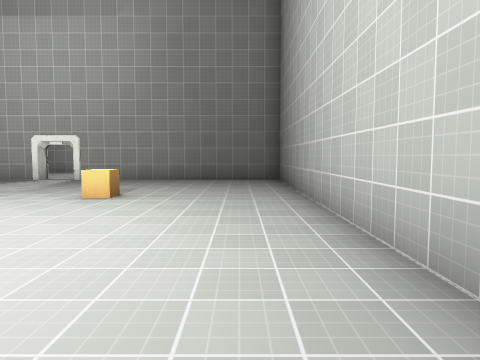
View 1 (above)

12 first-person views from a walk through a level from a Godot 3-D game. The camera is 1.5 m above the floor, tilts 4° down and sees 70° across. The floor is counted in squares, 2 m on a side. Each view is taken from the middle of a square. On the plan, view 1 faces up. The plan holds only what a view shows up to about 11 squares ahead; the rest is blank. Surface patterns are stand-ins for the level's own textures.

View 2
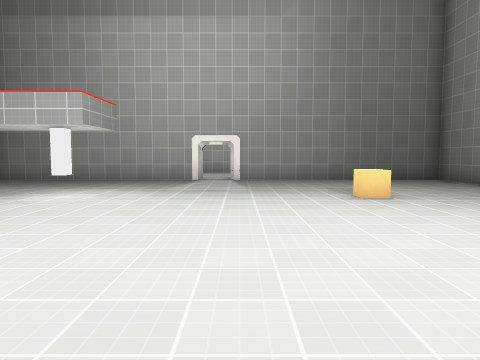

View 3
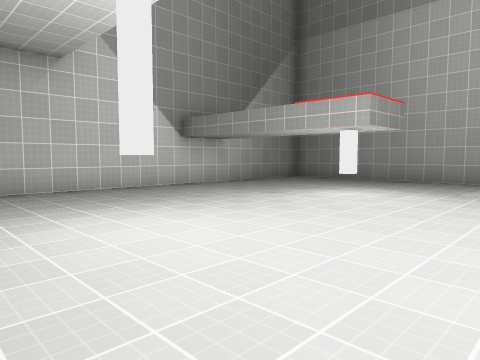

View 4
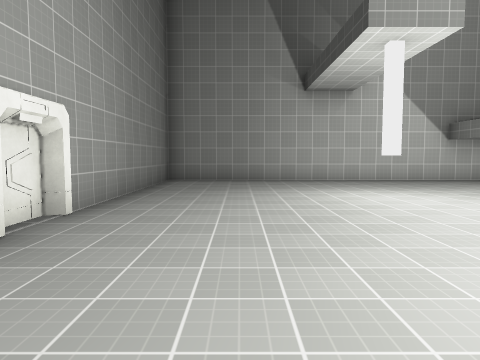

View 5
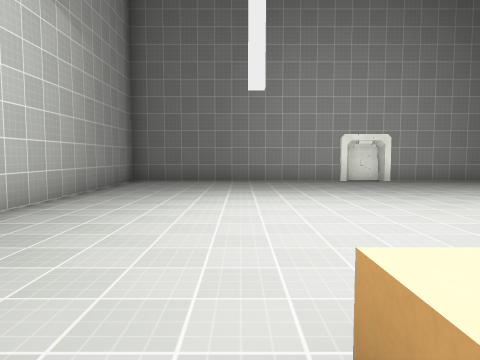

View 6
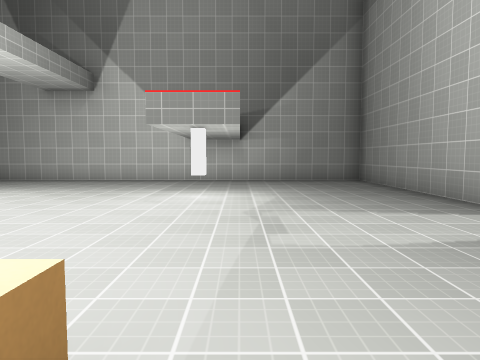

View 7
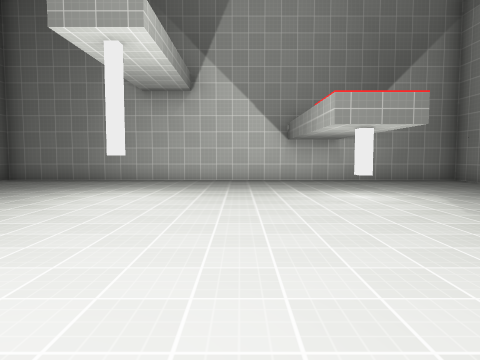

View 8
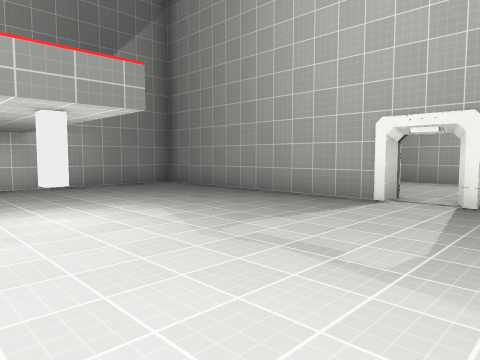

View 9
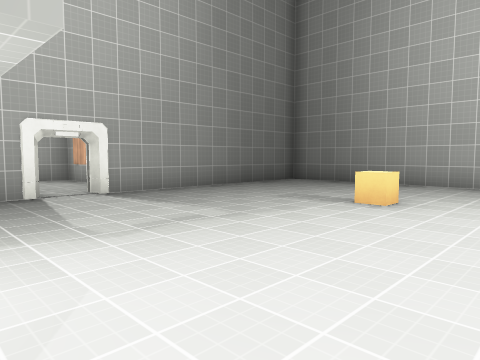

View 10
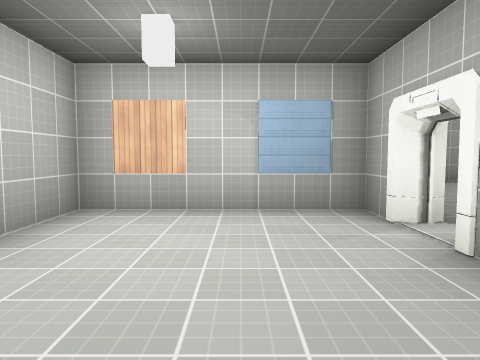

View 11
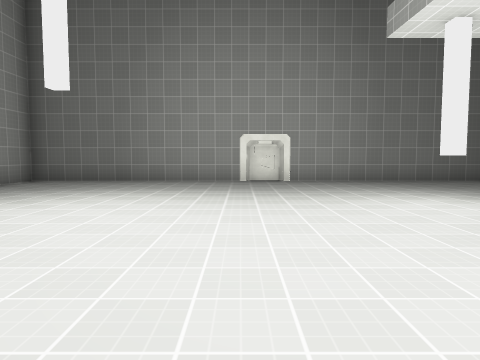

View 12
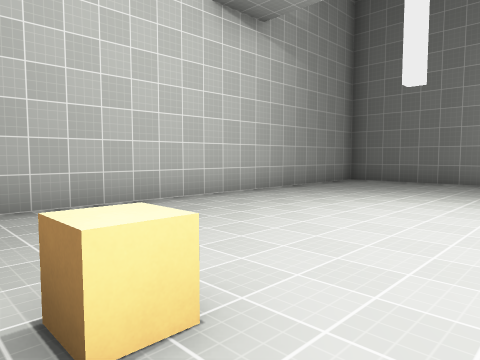

### Floor plan
Points are (right, up) in squares from view 1. A wall is a line through its corners. A room is listed if a view was taken in it or the views show most of it. See-through windows are left out.
Room 1 (views 1, 2, 3, 4, 5, 6, 7, 8, 9, 11, 12)
walls: (-6.3, 10.8) (-12.8, 10.8) (-12.8, -3.3) (-6.2, -3.3); (-5.2, -3.3) (1.3, -3.3) (1.3, 10.8) (-5.3, 10.8); (-6.2, -3.4) (-5.2, -3.4)
ways out: opening at (-6, 11) to room 2
objects: other object (-8, 6); box (-3, 6)
Room 2 (view 10)
walls: (-5.3, 11.3) (-4.2, 11.3) (-4.2, 15.3) (-7.8, 15.3)
ways out: opening at (-6, 11) to room 1

Positions as (right, up) in squares from view 1, and headings:
1: (0, 0), facing up
2: (-5, 0), facing up
3: (-5, 0), facing up-left
4: (-2, -1), facing left
5: (-2, 7), facing down
6: (-2, 7), facing left
7: (-2, 4), facing left
8: (-4, 5), facing up-left
9: (-8, 4), facing up-right
10: (-9, 13), facing right
11: (-5, 7), facing down
12: (-4, 7), facing down-right
